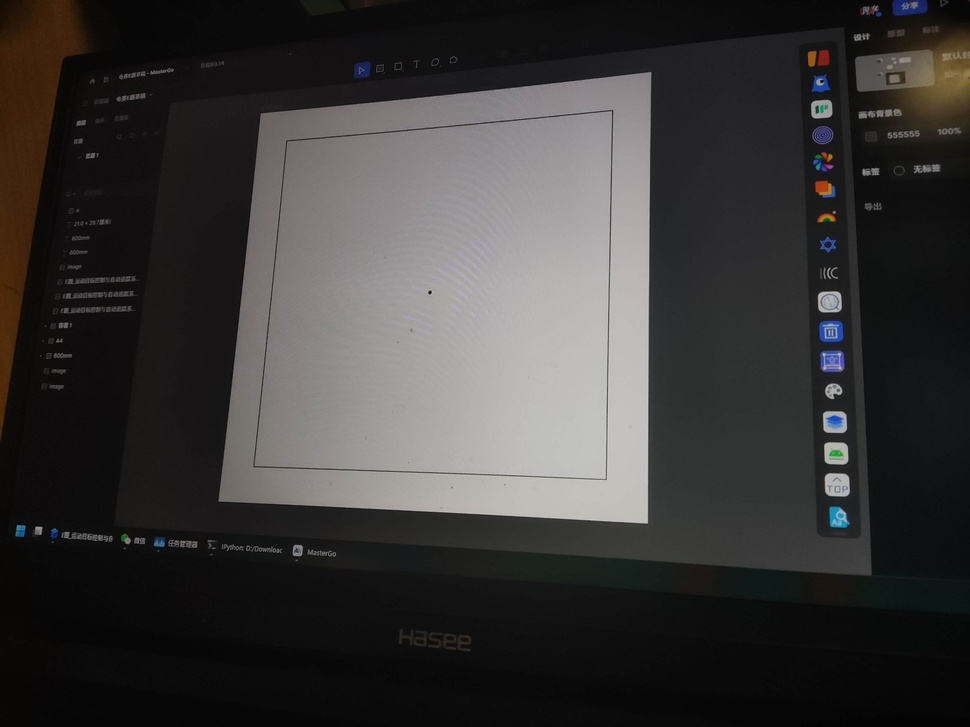
#> input picture week_9/src_1/img_1.jpg, 970 x 727 px, shrunk from 2560 x 1920 before the run, found by its file name
$ python edgenew_2.py
#> lines starting #> are read from the running program, lines starting #| are printed output that depends on the picture; after the words box and inside, x2 and y2 are one past the last pixel; in counts of white or black regions, pixels touching at a corner belong together
import cv2
import numpy as np
import redgreen

def preprocess_image(image_path):
    # 读取图像
#> called with image_path = 'week_9\\src_1\\img_1.jpg'
    image = cv2.imread(image_path)
#> image is the input picture: shape (727, 970, 3); mean B, G, R 55.4, 56.1, 57.7

    # 图像增强和对比度增强
    alpha = 1.5  # 对比度增强参数
    beta = 15  # 亮度增强参数
    enhanced_image = cv2.convertScaleAbs(image, alpha=alpha, beta=beta)
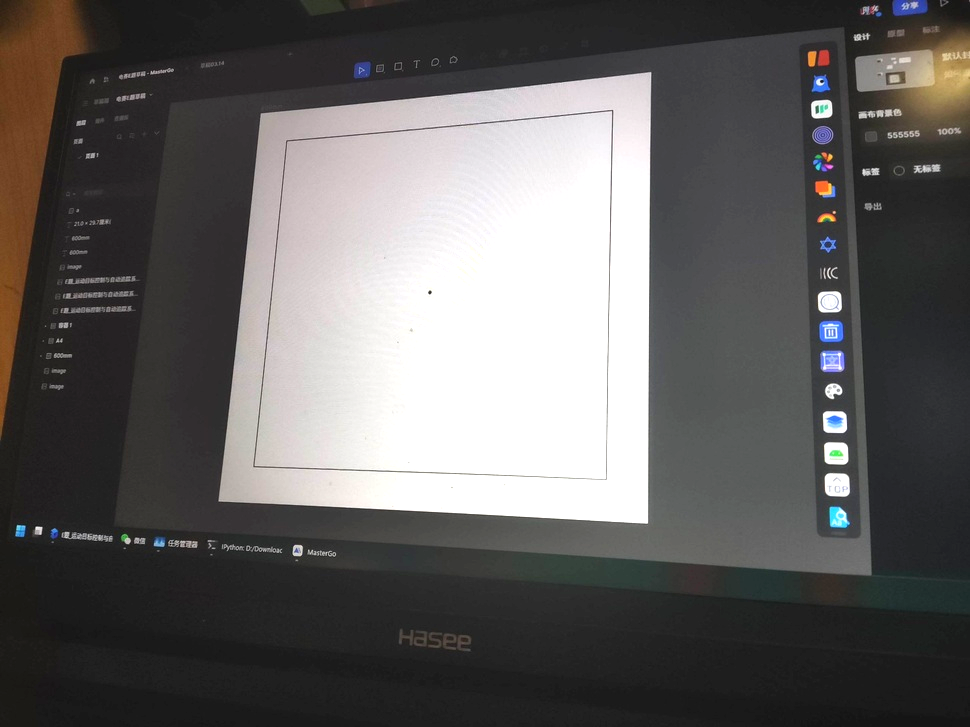
#> enhanced_image: shape (727, 970, 3); mean B, G, R 95.3, 96.1, 98.2

    # 去噪
    denoised_image = cv2.fastNlMeansDenoisingColored(enhanced_image, None, 10, 10, 7, 21)

    # 高斯平滑
    blurred_image = cv2.GaussianBlur(denoised_image, (5, 5), 0)

    return blurred_image

def detect_quadrilaterals(image):
    # 边缘检测
    edges = cv2.Canny(image, 50, 150)
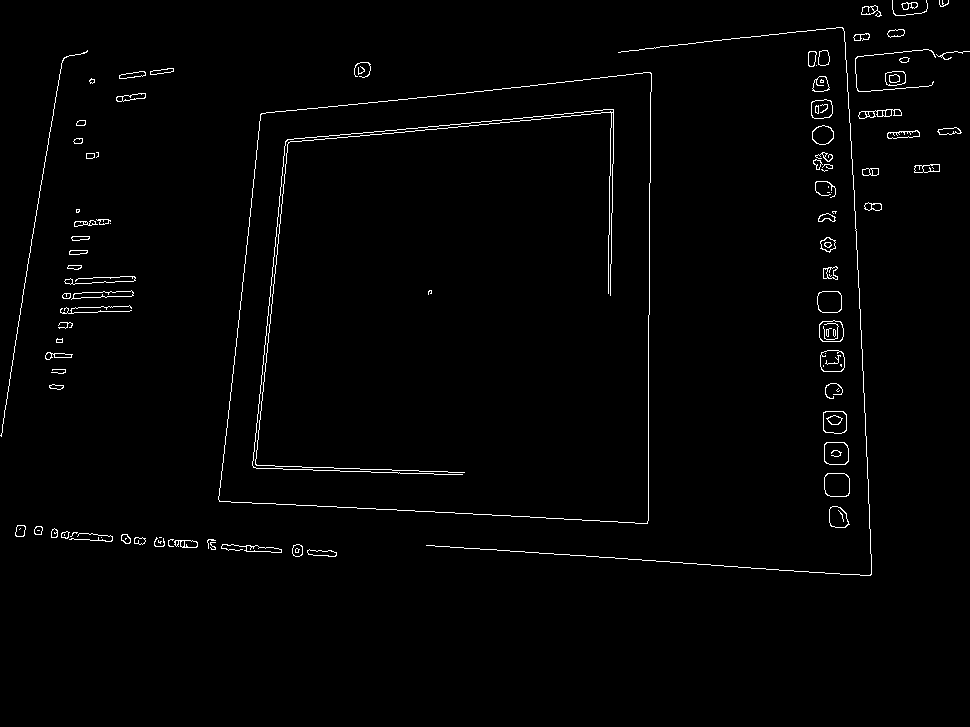
#> edges: shape (727, 970); 1.5% white in thin lines or dots, all inside (x1, y1, x2, y2) = (0, 0, 970, 576)

    # 轮廓检测
    contours, _ = cv2.findContours(edges, cv2.RETR_EXTERNAL, cv2.CHAIN_APPROX_SIMPLE)
#> contours = 91 contours, 35 with area under 20; largest, box (x1, y1, x2, y2) and area: (218, 72, 652, 524) 171088, (824, 473, 850, 497) 542, (824, 442, 849, 465) 505, (823, 411, 847, 434) 481, (817, 291, 842, 313) 472

    # 复制图像以避免修改原始图像
    annotated_image = image.copy()

    # 遍历轮廓
    for contour in contours:
        # 进行轮廓逼近
        peri = cv2.arcLength(contour, True)
        approx = cv2.approxPolyDP(contour, 0.02 * peri, True)

        # 如果逼近的轮廓有四个顶点，则认为是四边形
        if len(approx) == 4:
            # 在图像上绘制绿色的轮廓
            cv2.drawContours(annotated_image, [approx], -1, (0, 255, 0), 2)

            # 计算四边形的中心点
            M = cv2.moments(approx)
            if M['m00'] != 0:
                cx = int(M['m10'] / M['m00'])
                cy = int(M['m01'] / M['m00'])

                # 在图像上标记中心点为蓝色
                cv2.circle(annotated_image, (cx, cy), 5, (255, 0, 0), -1)

            # 在图像上标记四个顶点并打印坐标
            for point in approx:
                x, y = point[0]
                cv2.circle(annotated_image, (x, y), 5, (0, 0, 255), -1)
                cv2.putText(annotated_image, f'({x}, {y})', (x, y - 10), cv2.FONT_HERSHEY_SIMPLEX, 0.5, (0, 0, 255), 2)
#> this loop made 91 passes
#> (peri, approx, cx, cy) on passes 36, 40, 55, 56: (138.3, [[133, 292], [74, 293], [71, 299], [131, 296]], 100, 295), (42.24, [[69, 254], [86, 253], [87, 250], [70, 250]], 77, 251), (45.9, [[862, 169], [863, 175], [878, 174], [878, 168]], 870, 171), (67.56, [[939, 164], [915, 165], [914, 172], [939, 171]], 926, 168)
#> (peri, cx, cy) on passes 72, 75: (1702.4, 449, 305), (54.49, 161, 71)
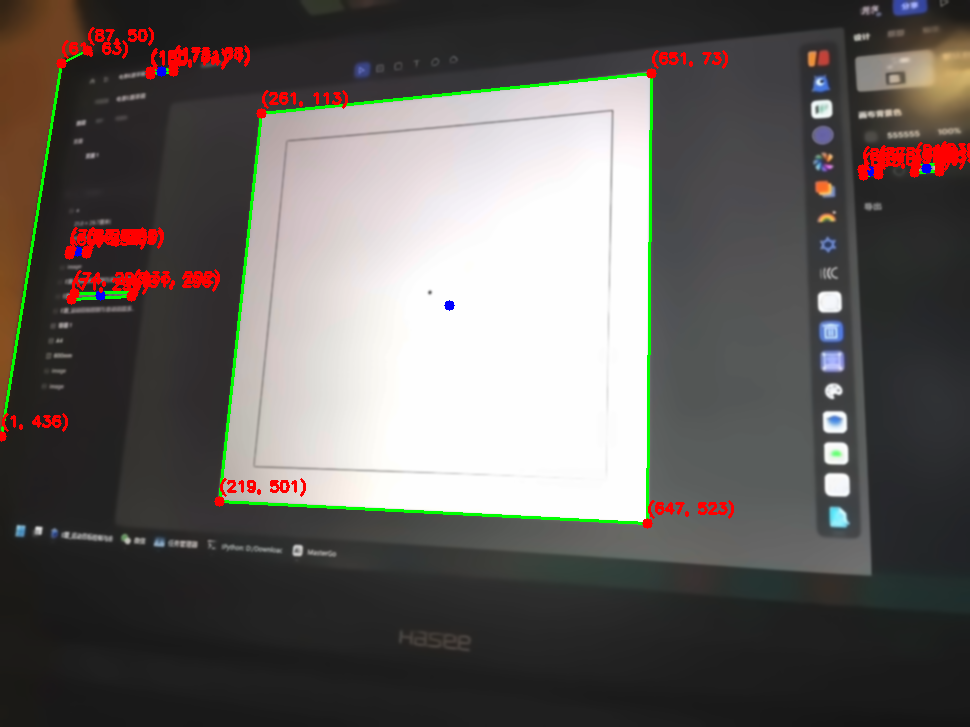
#> annotated_image: shape (727, 970, 3); mean B, G, R 92.8, 95.8, 99.8

    return annotated_image

# 主函数
if __name__ == "__main__":
    image_path = 'week_9\src_1\img_1.jpg'

    # 图像预处理
    processed_image = preprocess_image(image_path)

    # 检测四边形并标记特征
    annotated_image = detect_quadrilaterals(processed_image)


    # 显示结果
    cv2.imshow('Annotated Image', annotated_image)
    cv2.waitKey(0)
    cv2.destroyAllWindows()
